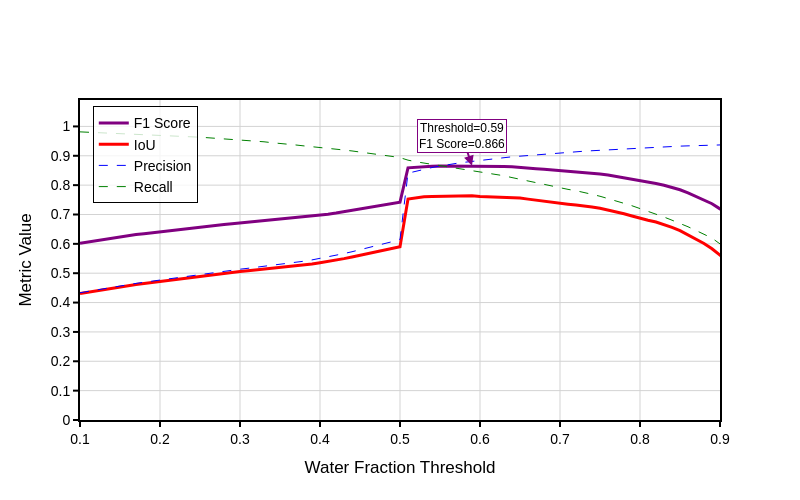

Notebook code for this chart:
### Code cell
fig = go.Figure()

for idx, row in median_results.iterrows():
    x = [float(c[-4:]) for c in median_results.columns]
    name = idx[1] if isinstance(idx, tuple) else idx
    scatter = go.Scatter(x=x, y=row, mode="lines", name=name, line=styles[name]["line"])
    fig.add_trace(scatter)

max_f1_idx = median_results.loc["F1 Score"].idxmax()
max_f1_value = median_results.loc["F1 Score", max_f1_idx]
fig.add_annotation(
    x=float(max_f1_idx[-4:]),
    y=max_f1_value,
    text=f"Threshold={max_f1_idx[1:]}<br>F1 Score={max_f1_value:.3f}",
    showarrow=True,
    arrowhead=2,
    arrowsize=1,
    arrowwidth=2,
    arrowcolor="purple",
    bgcolor="white",
    bordercolor="purple",
    borderwidth=1,
    font={"size": 12, "color": "black"},
)

# Publication-ready layout
fig.update_layout(
    xaxis_title="Water Fraction Threshold",
    yaxis_title="Metric Value",
    plot_bgcolor="white",
    paper_bgcolor="white",
    font={"family": "Arial, sans-serif", "size": 14, "color": "black"},
    legend={
        "x": 0.02,
        "y": 0.98,
        "xanchor": "left",
        "yanchor": "top",
        "bgcolor": "rgba(255, 255, 255, 0.8)",
        "bordercolor": "black",
        "borderwidth": 1,
    },
    width=800,
    height=500,
)

# Configure axes with gridlines and precise ticks
fig.update_xaxes(
    range=[0.1, 0.9],
    showgrid=True,
    gridwidth=1,
    gridcolor="lightgray",
    showline=True,
    linewidth=2,
    linecolor="black",
    mirror=True,
    ticks="outside",
    tickwidth=2,
    tickcolor="black",
    tickmode="linear",
    tick0=0.1,
    dtick=0.1,
)

fig.update_yaxes(
    range=[0, 1.09],
    showgrid=True,
    gridwidth=1,
    gridcolor="lightgray",
    showline=True,
    linewidth=2,
    linecolor="black",
    mirror=True,
    ticks="outside",
    tickwidth=2,
    tickcolor="black",
    tickmode="linear",
    tick0=0.0,
    dtick=0.1,
)

fig
